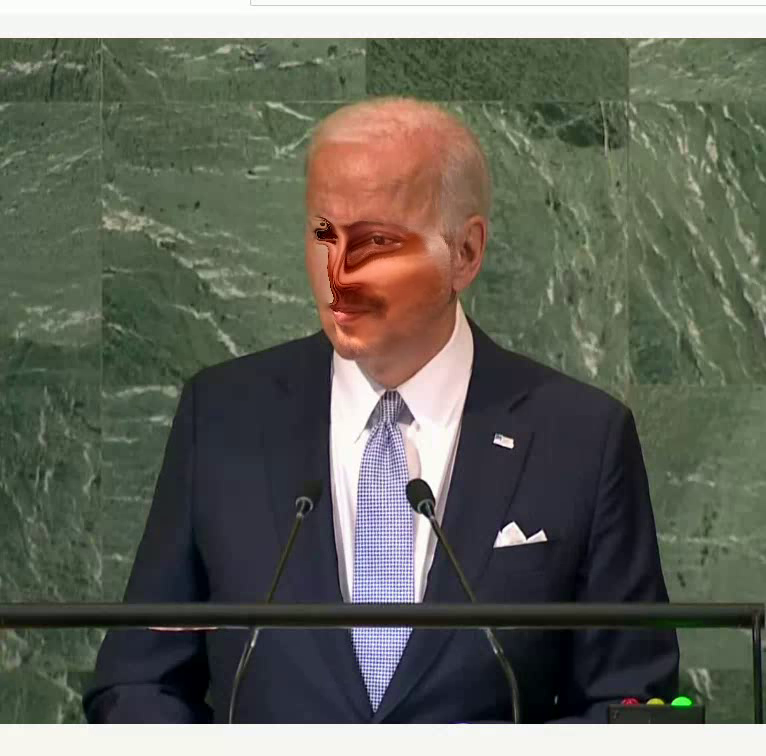
#> input picture frame 16 of Output/Data1OutputPRNet.mp4, 766 x 756 px, given in place of Data1.mp4, which was not available
$ python phase2.py
#> lines starting #> are read from the running program, lines starting #| are printed output that depends on the picture; pictures that were not available may be replaced by others from this repository, and a replacement may not be noted
#!/usr/bin/env python3
# -*- coding: utf-8 -*-
"""
Created on Fri Sep 30 10:55:23 2022

@author: dushyant
"""
#!/usr/bin/env python3
# -*- coding: utf-8 -*-
"""
Created on Sat Sep 24 18:19:57 2022

@author: dushyant
"""


# Program To Read video
# and Extract Frames
import subprocess
from numba import jit
import cv2 as cv
import dlib
import numpy as np
import os
from timeit import default_timer as timer

def U(r):
    if(r == 0):
        return 0
    val = r**2
    ans = val * np.log(val)
    #print("r:",r," ,val:",val," ,ans:",ans)
    if(ans == np.nan):
        return 0
    return ans


# Function to extract frames
def FrameCapture(path):
#> called with path = 'Data/Data1.mp4'
    vidObj = cv.VideoCapture(path)
    width = int(vidObj.get(3))
    height = int(vidObj.get(4))
    frame_size = (width, height)
    fps = vidObj.get(5)
    output = cv.VideoWriter('Data/Data1OutputPRNet.mp4',cv.VideoWriter_fourcc(*'mp4v'),30,frame_size)
    # Used as counter variable
    count = 0
    print_count = 0
    # checks whether frames were extracted
    success = 1
    while success:
        success, img1 = vidObj.read()
#> img1 is the input picture: shape (756, 766, 3); mean B, G, R 90.3, 101, 99.2
        print_count += 1
        print("frame:",print_count)
        if not success:
            break
        cv.imwrite('/home/keshubh/WPI/RBE549: Computer Vision/P2_trials/video_test/img1.jpg',img1)
        img1_gray = cv.cvtColor(img1,cv.COLOR_BGR2GRAY)
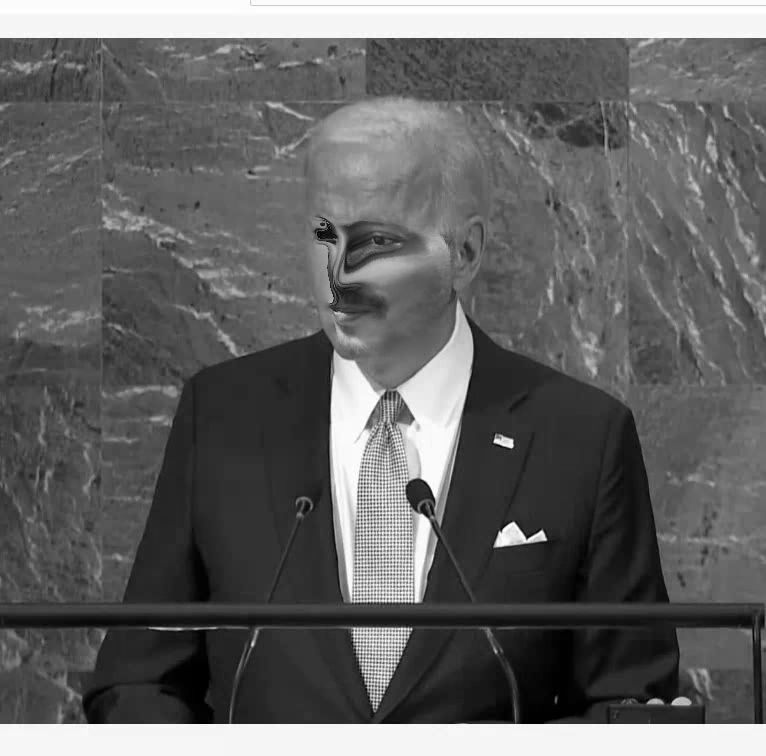
#> img1_gray: shape (756, 766); min 0, max 255, mean 99.2
        img2 = cv.imread('Data/Omkar.jpeg')
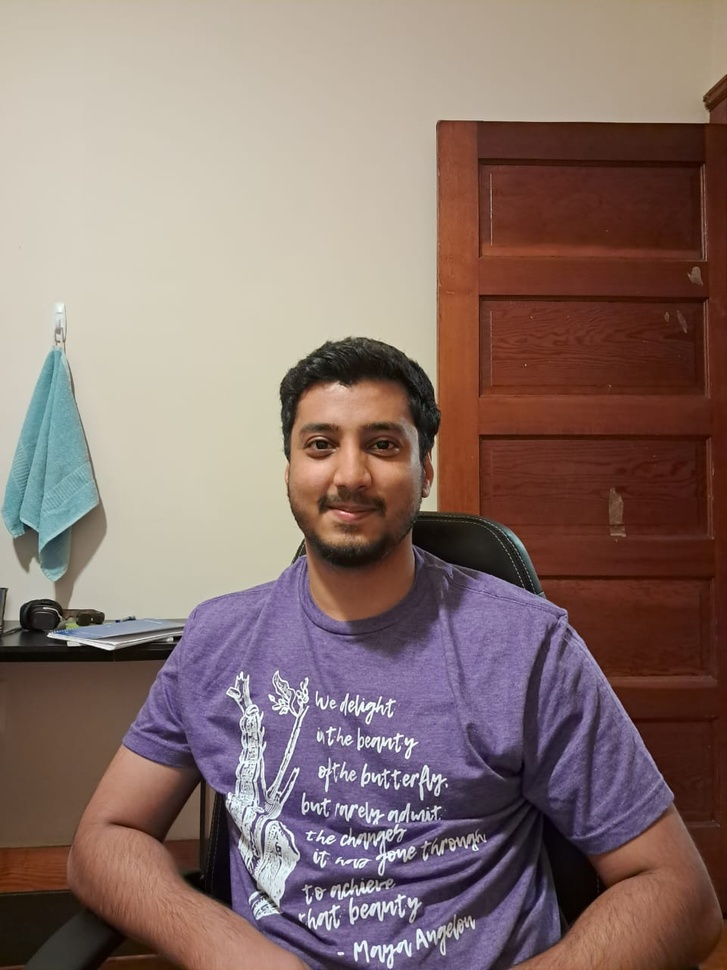
#> input picture Data/Omkar.jpeg, 727 x 970 px, shrunk from 960 x 1280 before the run, found by its file name
#> img2 is the input picture: shape (970, 727, 3); mean B, G, R 109.7, 114.9, 136.6
        img2_gray = cv.cvtColor(img2,cv.COLOR_BGR2GRAY)
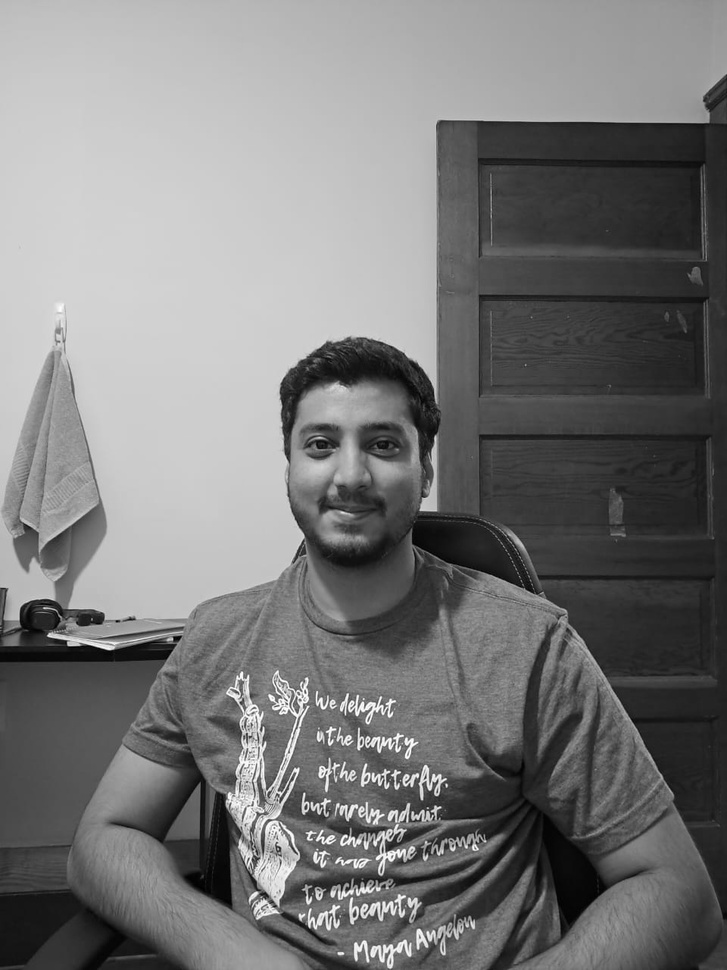
#> img2_gray: shape (970, 727); min 0, max 255, mean 120.8
        img3 = img1.copy()

        fake1 = np.zeros_like(img1)
        fake2 = np.zeros_like(img2)
        mask = np.zeros_like(img1_gray)
        img6 = img2.copy()
        img5 = img1.copy()
        command1 = "cd '/home/keshubh/WPI/RBE549: Computer Vision/P2_trials/3DDFA'; python3 main.py -f '/home/keshubh/WPI/RBE549: Computer Vision/P2_trials/video_test/img1.jpg'"
        subprocess.call(command1, shell=True)
#> (this line was passed over: subprocess is not available in this run)
#> (the run stopped early here; a loop or call above may not have finished)

$ run again, starting later in the video
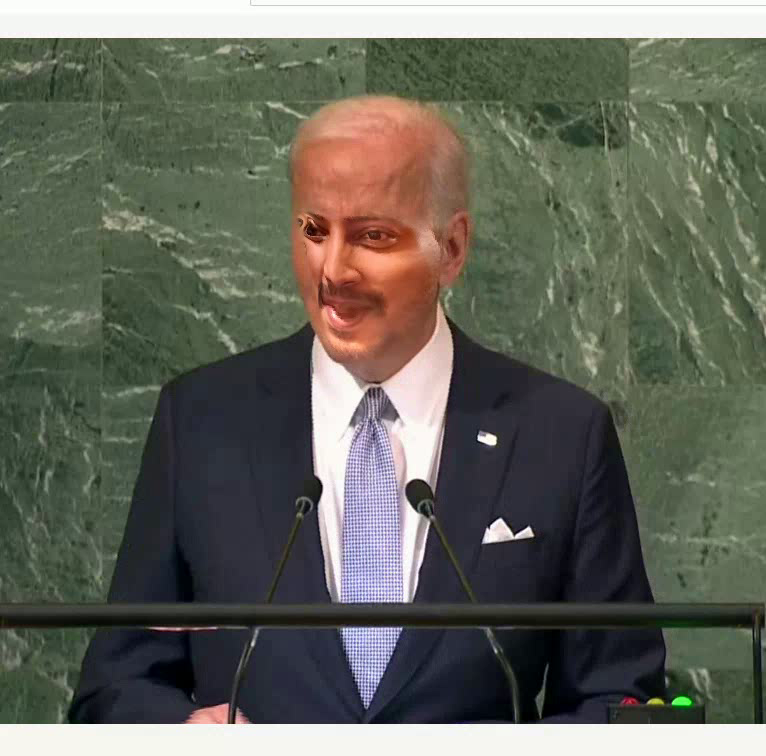
#> input picture frame 72 of Output/Data1OutputPRNet.mp4, 766 x 756 px, given in place of Data1.mp4, which was not available
#> in FrameCapture, img1 is the input picture: shape (756, 766, 3); mean B, G, R 91, 101.6, 100
#> in FrameCapture, `img1_gray = cv.cvtColor(img1,cv.COLOR_BGR2GRAY)`:
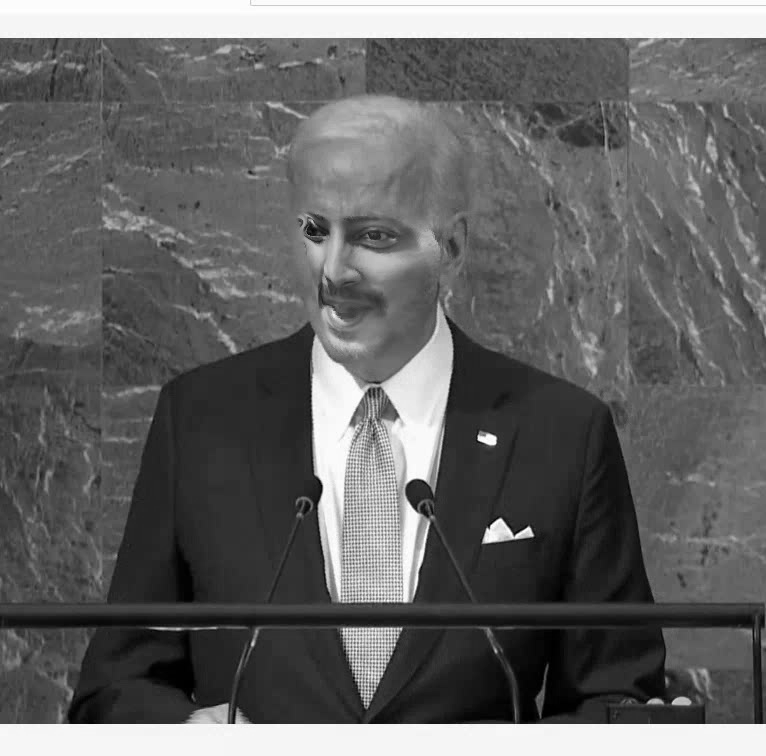
#> img1_gray: shape (756, 766); min 0, max 255, mean 99.9
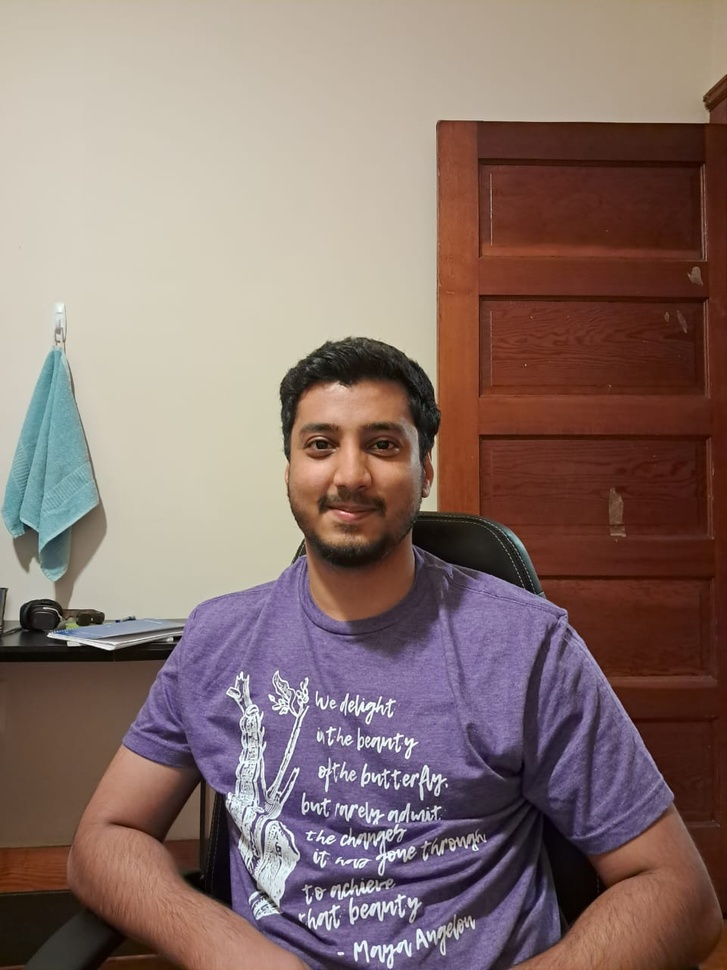
#> input picture Data/Omkar.jpeg, 727 x 970 px, shrunk from 960 x 1280 before the run, found by its file name
#> in FrameCapture, img2 is the input picture: shape (970, 727, 3); mean B, G, R 109.7, 114.9, 136.6
